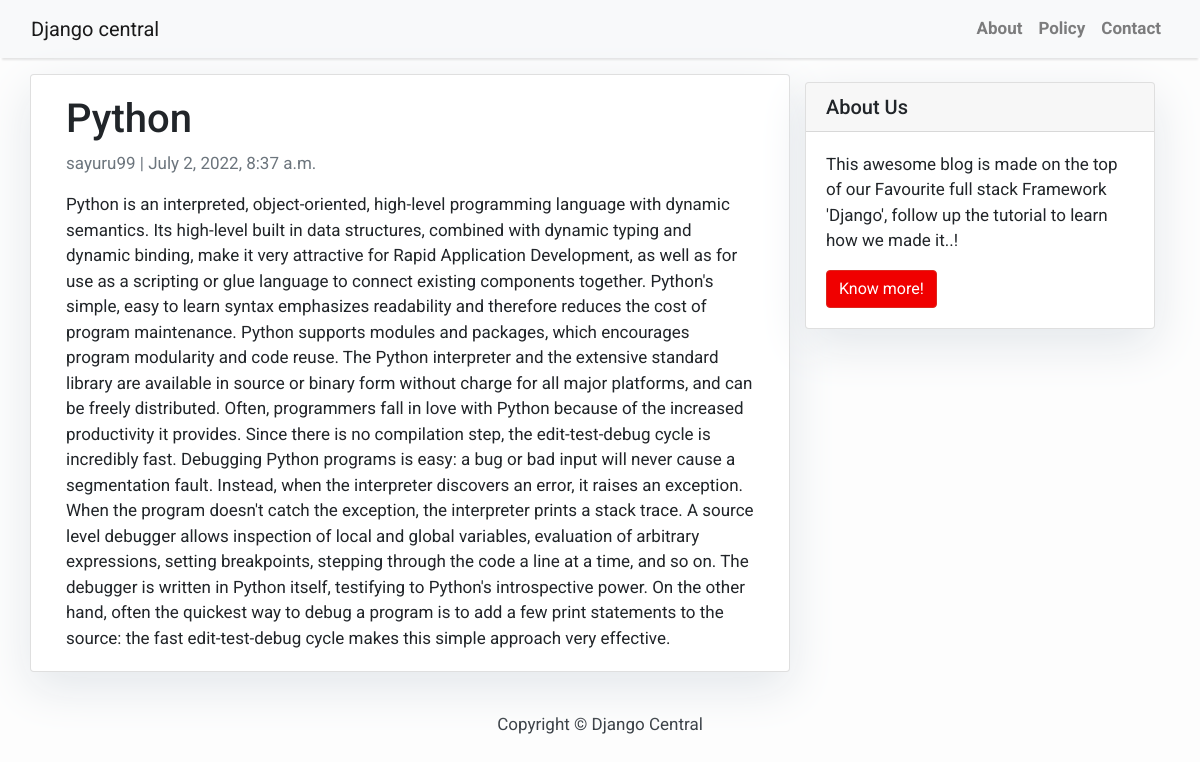
Page /python/ on the committed database.
### blog/models.py (models this page shows, shortened)
class Post(models.Model):
    title = models.CharField(max_length=200, unique=True)
    slug = models.SlugField(max_length=200, unique=True)
    author = models.ForeignKey(User, on_delete= models.CASCADE,related_name='blog_posts')
    updated_on = models.DateTimeField(auto_now= True)
    content = models.TextField()
    created_on = models.DateTimeField(auto_now_add=True)
    status = models.IntegerField(choices=STATUS, default=0)
    class Meta:
        ordering = ['-created_on']

### blog/views.py (the view)
# urls.py: path('<slug:slug>/', views.PostDetail.as_view(), name='post_detail'),
class PostDetail(generic.DetailView):
    model = Post
    template_name = 'post_detail.html'

### blog/templates/post_detail.html
{% extends 'base.html' %} {% block content %}
<div class="container">
  <div class="row">
    <div class="col-md-8 card mb-4  mt-3 left  top">
      <div class="card-body">
        <h1>{% block title %} {{ object.title }} {% endblock title %}</h1>
        <p class=" text-muted">{{ post.author }} | {{ post.created_on }}</p>
        <p class="card-text ">{{ object.content | safe }}</p>
      </div>
    </div>
    {% block sidebar %} {% include 'sidebar.html' %} {% endblock sidebar %}
  </div>
</div>
{% endblock content %}

### blog/templates/base.html (style rules this page uses)
body { font-family: "Roboto", sans-serif; font-size: 17px; background-color: #fdfdfd; }

### blog/templates/sidebar.html (style rules this page uses)
.card { box-shadow: 0 16px 48px #E3E7EB; }

### rows in the picture
Post: title "Python", author "sayuru99", created_on "July 2, 2022, 8:37 a.m.", content "Python is an interpreted, object-oriented, high-level programming language with dynamic semantics. Its high-level built in data structures, combined with dynamic typing and dynamic binding, make it very attractive for Rapid Application Development, as well as for use as a scripting or glue language to connect existing components together. Python's simple, easy to learn syntax emphasizes readability and therefore reduces the cost of program maintenance. Python supports modules and packages, which encourages program modularity and code reuse. The Python interpreter and the extensive standard library are available in source or binary form without charge for all major platforms, and can be…"
